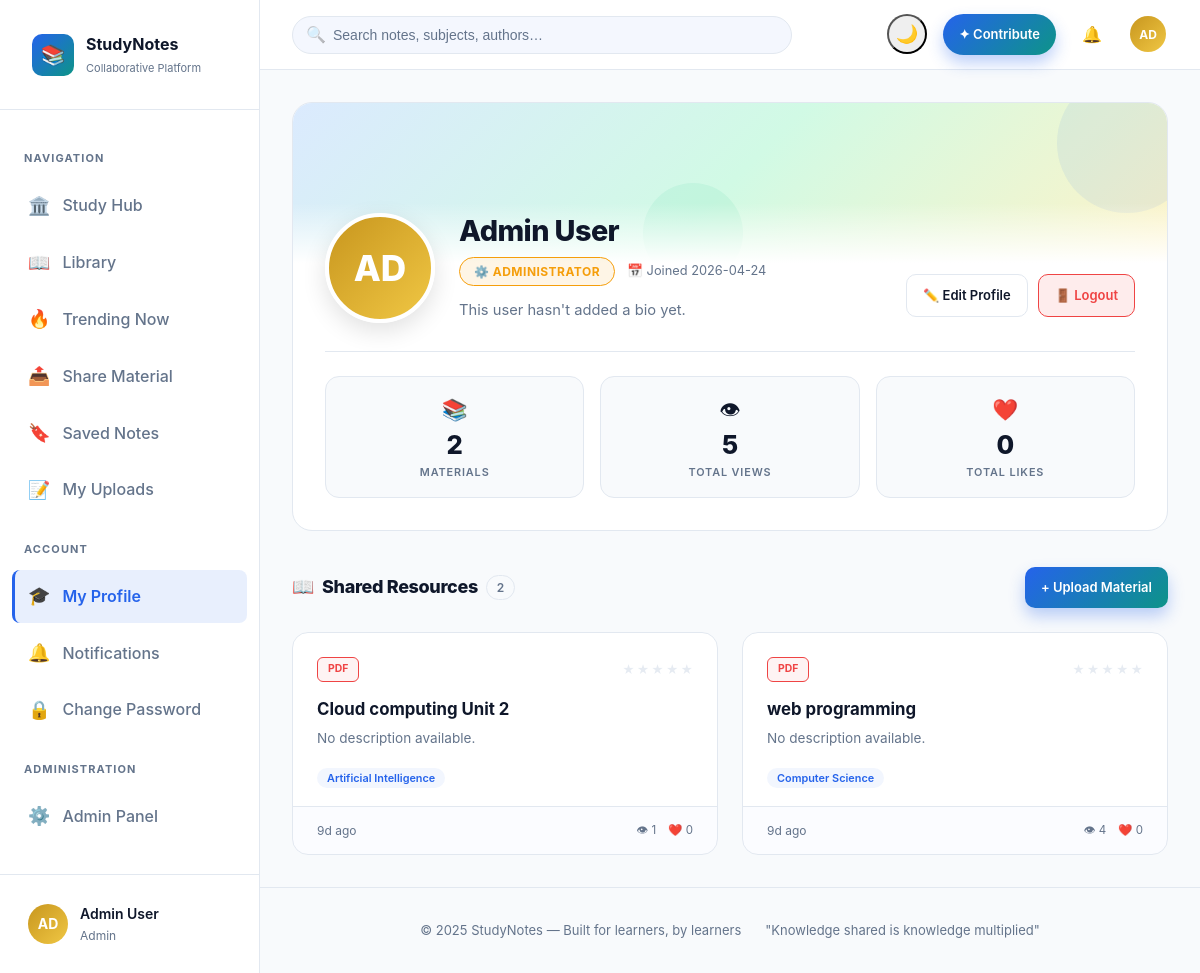
Screenshot of /profile (signed in) with the database file from the repository.
### tables this page shows
CREATE TABLE users (
    id            INTEGER PRIMARY KEY AUTOINCREMENT,
    name          TEXT    NOT NULL,
    email         TEXT    NOT NULL UNIQUE,
    password_hash TEXT    NOT NULL,
    role          TEXT    NOT NULL DEFAULT 'student',  -- 'student' | 'admin'
    bio           TEXT    DEFAULT '',
    avatar        TEXT    DEFAULT '',          -- initials used in UI
    is_blocked    INTEGER DEFAULT 0,
    last_login    TEXT    DEFAULT NULL,
    created_at    TEXT    NOT NULL DEFAULT (strftime('%Y-%m-%dT%H:%M:%S','now'))
);

CREATE TABLE notes (
    id          INTEGER PRIMARY KEY AUTOINCREMENT,
    user_id     INTEGER NOT NULL REFERENCES users(id) ON DELETE CASCADE,
    title       TEXT    NOT NULL,
    subject     TEXT    NOT NULL DEFAULT '',
    description TEXT    DEFAULT '',
    tags        TEXT    DEFAULT '',           -- comma-separated
    filename    TEXT    DEFAULT NULL,         -- saved file on disk
    file_type   TEXT    DEFAULT NULL,         -- pdf, doc, txt â€¦
    file_size   INTEGER DEFAULT 0,           -- bytes
    views       INTEGER DEFAULT 0,
    likes       INTEGER DEFAULT 0,
    downloads   INTEGER DEFAULT 0,
    is_deleted  INTEGER DEFAULT 0,
    created_at  TEXT    NOT NULL DEFAULT (strftime('%Y-%m-%dT%H:%M:%S','now'))
);

### app.py (the view)
@app.route('/profile')
@app.route('/profile/<int:user_id>')
@login_required
def profile(user_id=None):
    if user_id is None:
        user_id = session['user_id']
    user = query("SELECT * FROM users WHERE id=?", (user_id,), one=True)
    if not user:
        abort(404)
    user_notes = query(
        "SELECT n.*, "
        "(SELECT COALESCE(AVG(stars),0) FROM ratings WHERE note_id=n.id) as avg_rating "
        "FROM notes n WHERE n.user_id=? AND n.is_deleted=0 ORDER BY n.created_at DESC",
        (user_id,)
    )
    total_views = sum(n['views'] for n in user_notes)
    total_likes = sum(n['likes'] for n in user_notes)
    return render_template('profile.html',
        profile_user=user, user_notes=user_notes,
        total_views=total_views, total_likes=total_likes)

### app.py (called while the page is built)
def get_db():
    if 'db' not in g:
        g.db = sqlite3.connect(DATABASE)
        g.db.row_factory = sqlite3.Row   # dict-style rows
        g.db.execute("PRAGMA foreign_keys = ON")
        g.db.execute("PRAGMA journal_mode = WAL")
    return g.db

def query(sql, args=(), one=False):
    cur = get_db().execute(sql, args)
    rows = cur.fetchall()
    return (rows[0] if rows else None) if one else rows

def login_required(f):
    @wraps(f)
    def decorated(*args, **kwargs):
        if 'user_id' not in session:
            flash('Please sign in to continue.', 'warning')
            return redirect(url_for('login', next=request.path))
        return f(*args, **kwargs)
    return decorated

@app.context_processor
def inject_globals():
    user = None
    if 'user_id' in session:
        user = query("SELECT * FROM users WHERE id = ?", (session['user_id'],), one=True)
    notif_count = 0
    if user:
        notif_count = query(
            "SELECT COUNT(*) as c FROM notifications WHERE user_id=? AND read=0",
            (user['id'],), one=True
        )['c']
    return dict(current_user=user, notif_count=notif_count)

@app.template_filter('timeago')
def timeago_filter(dt_str):
    try:
        dt = datetime.fromisoformat(str(dt_str))
        diff = datetime.utcnow() - dt
        s = diff.total_seconds()
        if s < 60:       return 'just now'
        if s < 3600:     return f"{int(s//60)}m ago"
        if s < 86400:    return f"{int(s//3600)}h ago"
        if s < 2592000:  return f"{int(s//86400)}d ago"
        return dt.strftime('%d %b %Y')
    except Exception:
        return str(dt_str)

### templates/profile.html (shortened to what this page needs)
{% extends "base.html" %}
{% block content %}
<div class="card" style="margin-bottom: 36px; border-radius: 20px; overflow: hidden;">
  <div style="height: 160px; position: relative; overflow: hidden;">
    <div style="position: absolute; inset: 0;
                background: linear-gradient(135deg, #dbeafe 0%, #d1fae5 50%, #fef3c7 100%);"></div>
    <div style="position: absolute; top: -30px; right: -30px; width: 140px; height: 140px;
                border-radius: 50%; background: rgba(37,99,235,0.08);"></div>
    <div style="position: absolute; bottom: -20px; left: 40%; width: 100px; height: 100px;
                border-radius: 50%; background: rgba(16,185,129,0.08);"></div>
    <div style="position: absolute; bottom: 0; left: 0; right: 0; height: 60px;
                background: linear-gradient(to top, var(--clr-fg), transparent);"></div>
  </div>
  <div style="padding: 0 32px 32px;">
    <div style="display: flex; align-items: flex-end; gap: 24px; margin-top: -50px; margin-bottom: 28px; flex-wrap: wrap;">
      <div style="width: 110px; height: 110px; border-radius: 50%; display: flex; align-items: center; justify-content: center;
                  color: white; font-size: 2.2rem; font-weight: 800; flex-shrink: 0; position: relative; z-index: 2;
                  border: 4px solid var(--clr-fg);
                  background: linear-gradient(135deg, {{ '#c8961e, #f0c744' if profile_user.role=='admin' else '#2d3a8c, #4a5ba8' }});
                  box-shadow: 0 8px 24px rgba(0,0,0,0.12);">
        {{ profile_user.name[:2].upper() }}
      </div>
      <div style="flex: 1; min-width: 220px; z-index: 2;">
        <h1 style="font-size: 1.8rem; margin-bottom: 8px; color: var(--clr-text); font-weight: 800; line-height: 1.2;">
          {{ profile_user.name }}
        </h1>
        <div style="display: flex; align-items: center; gap: 12px; flex-wrap: wrap; margin-bottom: 12px;">
          <span style="display: inline-flex; align-items: center; gap: 5px; padding: 4px 14px; border-radius: 20px; font-size: 0.75rem; font-weight: 700; text-transform: uppercase; letter-spacing: 0.04em;
                       background: {{ 'rgba(245,158,11,0.1)' if profile_user.role=='admin' else 'rgba(37,99,235,0.08)' }};
                       color: {{ 'var(--clr-accent)' if profile_user.role=='admin' else 'var(--clr-primary)' }};
                       border: 1px solid currentColor;">
            {{ '⚙️' if profile_user.role=='admin' else '🎓' }}
            {{ 'Administrator' if profile_user.role=='admin' else 'Student' }}
          </span>
          <span style="display: inline-flex; align-items: center; gap: 5px; font-size: 0.8rem; color: var(--clr-text-soft);">
            📅 Joined {{ profile_user.created_at[:10] }}
          </span>
        </div>
        <p style="color: var(--clr-text-soft); font-size: 0.92rem; line-height: 1.7; max-width: 550px;">
          {{ profile_user.bio or 'This user hasn\'t added a bio yet.' }}
        </p>
      </div>
      {% if current_user and current_user.id == profile_user.id %}
      <div style="display: flex; gap: 10px; flex-shrink: 0; margin-bottom: 6px;">
        <a href="{{ url_for('edit_profile') }}" class="btn btn-s btn-sm" style="border-radius: 10px;">
          ✏️ Edit Profile
        </a>
        <a href="{{ url_for('logout') }}" class="btn btn-sm" style="border-radius: 10px; background: rgba(239, 68, 68, 0.1); color: #ef4444; border: 1px solid #ef4444; text-decoration: none;">
          🚪 Logout
        </a>
      </div>
      {% endif %}
    </div>
    <div style="display: grid; grid-template-columns: repeat(auto-fit, minmax(140px, 1fr)); gap: 16px;
                border-top: 1px solid var(--clr-border); padding-top: 24px;">
      {% for val, lbl, icon, color in [
          (user_notes|length, 'Materials', '📚', 'var(--clr-secondary)'),
          (total_views, 'Total Views', '👁', 'var(--clr-primary)'),
          (total_likes, 'Total Likes', '❤️', '#ef4444')
      ] %}
      <div style="text-align: center; padding: 16px; border-radius: 14px; background: var(--clr-bg);
                  border: 1px solid var(--clr-border); transition: all 0.25s ease;"
           onmouseover="this.style.borderColor='{{ color }}'; this.style.transform='translateY(-3px)'; this.style.boxShadow='0 8px 20px rgba(0,0,0,0.06)'"
           onmouseout="this.style.borderColor='var(--clr-border)'; this.style.transform='translateY(0)'; this.style.boxShadow='none'">
        <div style="font-size: 1.3rem; margin-bottom: 6px;">{{ icon }}</div>
        <div style="font-size: 1.6rem; font-weight: 800; color: var(--clr-text); line-height: 1;">{{ val }}</div>
        <div style="font-size: 0.68rem; color: var(--clr-text-soft); text-transform: uppercase; letter-spacing: 0.08em; margin-top: 6px; font-weight: 600;">{{ lbl }}</div>
      </div>
      {% endfor %}
    </div>
  </div>
</div>
<div class="s-hdr">
  <span class="s-tit" style="display: flex; align-items: center; gap: 8px;">
    <span style="color: var(--clr-primary);">📖</span> Shared Resources
    <span style="font-size: 0.75rem; font-weight: 600; color: var(--clr-text-soft); padding: 2px 10px; background: var(--clr-bg); border-radius: 20px; border: 1px solid var(--clr-border);">
      {{ user_notes|length }}
    </span>
  </span>
  {% if current_user and current_user.id == profile_user.id %}
  <a href="{{ url_for('upload') }}" class="btn btn-p btn-sm" style="border-radius: 10px;">+ Upload Material</a>
  {% endif %}
</div>
<div class="notes-g">
  {% for n in user_notes %}
  {% set ext = n.file_type or 'txt' %}
  {% set nc_colors = {'pdf':'#ef4444','doc':'#3b82f6','docx':'#3b82f6',
                      'txt':'#10b981','ppt':'#f59e0b','pptx':'#f59e0b',
                      'png':'#8b5cf6','jpg':'#8b5cf6'} %}
  <a class="nc" href="{{ url_for('note_detail', note_id=n.id) }}"
     style="--sc-c:{{ nc_colors.get(ext, 'var(--clr-primary)') }};">
    <div class="nc-bod">
      <div style="display: flex; justify-content: space-between; align-items: center; margin-bottom: 16px;">
        <span style="color: {{ nc_colors.get(ext, 'var(--clr-primary)') }}; font-weight: 700; font-size: 0.65rem;
                     text-transform: uppercase; border: 1.5px solid currentColor; padding: 3px 10px; border-radius: 6px;
                     background: {{ nc_colors.get(ext, 'var(--clr-primary)') }}10;">
          {{ ext.upper() }}
        </span>
        <div class="stars sm" style="opacity: 0.85;">
          {% for i in range(1,6) %}
          <span class="star {% if i <= (n.avg_rating|round|int) %}on{% endif %}">★</span>
          {% endfor %}
        </div>
      </div>
      <div class="nc-tit">{{ n.title }}</div>
      <div style="color: var(--clr-text-soft); font-size: 0.85rem; line-height: 1.6; margin-bottom: 14px;
                  display: -webkit-box; -webkit-line-clamp: 2; -webkit-box-orient: vertical; overflow: hidden;">
        {{ n.description or 'No description available.' }}
      </div>
      {% if n.subject %}
      <div style="margin-top: auto;">
        <span style="font-size: 0.68rem; color: var(--clr-primary); background: rgba(37,99,235,0.06);
                     padding: 3px 10px; border-radius: 20px; font-weight: 600;">
          {{ n.subject }}
        </span>
      </div>
      {% endif %}
    </div>
    <div class="nc-ft">
      <span style="font-size: 0.75rem; color: var(--clr-text-soft);">{{ n.created_at|timeago }}</span>
      <div style="display: flex; gap: 12px; font-size: 0.72rem; color: var(--clr-text-soft);">
        <span title="Views">👁 {{ n.views }}</span>
        <span title="Likes">❤️ {{ n.likes }}</span>
      </div>
    </div>
  </a>
  {% endfor %}
</div>
{% endblock %}

### templates/base.html (shortened to what this page needs)
<!DOCTYPE html>
<html lang="en" data-theme="light">
<head>
</head>
<body>
  {% if current_user %}
  <div class="app">
    <aside class="sidebar" id="sidebar">
      <div class="s-logo">
        <div class="s-mark">📚</div>
        <div class="s-txt">StudyNotes<small>Collaborative Platform</small></div>
      </div>
      <nav class="s-nav">
        <div class="nav-sec">Navigation</div>
        <a href="{{ url_for('index') }}" class="nav-a {% if request.endpoint == 'index' %}on{% endif %}">
          <span class="nav-ico">🏛️</span> Study Hub
        </a>
        <a href="{{ url_for('notes') }}"
          class="nav-a {% if request.endpoint in ('notes', 'note_detail', 'browse_tag') %}on{% endif %}">
          <span class="nav-ico">📖</span> Library
        </a>
        <a href="{{ url_for('trending') }}" class="nav-a {% if request.endpoint == 'trending' %}on{% endif %}">
          <span class="nav-ico">🔥</span> Trending Now
        </a>
        <a href="{{ url_for('upload') }}" class="nav-a {% if request.endpoint == 'upload' %}on{% endif %}">
          <span class="nav-ico">📤</span> Share Material
        </a>
        <a href="{{ url_for('bookmarks') }}" class="nav-a {% if request.endpoint == 'bookmarks' %}on{% endif %}">
          <span class="nav-ico">🔖</span> Saved Notes
        </a>
        <a href="{{ url_for('my_notes') }}" class="nav-a {% if request.endpoint == 'my_notes' %}on{% endif %}">
          <span class="nav-ico">📝</span> My Uploads
        </a>
        <div class="nav-sec">Account</div>
        <a href="{{ url_for('profile') }}" class="nav-a {% if request.endpoint == 'profile' %}on{% endif %}">
          <span class="nav-ico">🎓</span> My Profile
        </a>
        <a href="{{ url_for('notifications') }}"
          class="nav-a {% if request.endpoint == 'notifications' %}on{% endif %}">
          <span class="nav-ico">🔔</span> Notifications
        </a>
        <a href="{{ url_for('change_password') }}"
          class="nav-a {% if request.endpoint == 'change_password' %}on{% endif %}">
          <span class="nav-ico">🔒</span> Change Password
        </a>
        {% if current_user.role == 'admin' %}
        <div class="nav-sec">Administration</div>
        <a href="{{ url_for('admin_dashboard') }}"
          class="nav-a {% if request.endpoint == 'admin_dashboard' %}on{% endif %}">
          <span class="nav-ico">⚙️</span> Admin Panel
        </a>
        {% endif %}
        <a href="{{ url_for('logout') }}" class="nav-a">
        </a>
      </nav>
      <div class="s-foot">
        <a href="{{ url_for('profile') }}" class="s-user">
          <div class="av"
            style="background:linear-gradient(135deg, {{ '#c8961e' if current_user.role == 'admin' else '#2d3a8c' }}, {{ '#f0c744' if current_user.role == 'admin' else '#4a5ba8' }})">
            {{ current_user.name[:2].upper() }}
          </div>
          <div>
            <div class="u-nm">{{ current_user.name }}</div>
            <div class="u-rl">{{ current_user.role }}</div>
          </div>
        </a>
      </div>
    </aside>
    <div class="main">
      <header class="hdr">
        <form class="h-search" action="{{ url_for('notes') }}" method="get">
          <span class="s-ico">🔍</span>
          <input type="text" name="q" placeholder="Search notes, subjects, authors…"
            value="{{ request.args.get('q', '') }}" autocomplete="off" />
        </form>
        <div class="h-right">
          <button class="ib theme-btn" onclick="toggleTheme()" title="Toggle Theme" id="theme-btn">
          </button>
          <a href="{{ url_for('upload') }}" class="btn btn-p btn-sm">✦ Contribute</a>
          <a href="{{ url_for('notifications') }}" class="ib" title="Notifications">
            🔔
          </a>
          <a href="{{ url_for('profile') }}" class="ib" title="Profile">
            <div class="av"
              style="width:36px; height:36px; font-size:12px; background:linear-gradient(135deg, {{ '#c8961e' if current_user.role == 'admin' else '#2d3a8c' }}, {{ '#f0c744' if current_user.role == 'admin' else '#4a5ba8' }})">
              {{ current_user.name[:2].upper() }}
            </div>
          </a>
        </div>
      </header>
      <div class="page">
        {% block content %}{% endblock %}
      </div>
      <div class="page-foot">
        <span>© 2025 StudyNotes — Built for learners, by learners</span>
        <span>"Knowledge shared is knowledge multiplied"</span>
      </div>
    </div>
  </div>
  {% endif %}
</body>
</html>

### rows the page displays
users: name "AD", name "Admin User", role "Admin", role "⚙️", role "ADMINISTRATOR", created_at "2026-04-24", bio "This user hasn't added a bio yet."
notes: upper "PDF", title "Cloud computing Unit 2", description "No description available.", subject "Artificial Intelligence", created_at "9d ago", views "1", likes "0"
notes: upper "PDF", title "web programming", description "No description available.", subject "Computer Science", created_at "9d ago", views "4", likes "0"

### other values shown
{{ icon }} "📚" "👁" "❤️"
{{ val }} "2" "5" "0"
{{ lbl }} "MATERIALS" "TOTAL VIEWS" "TOTAL LIKES"
{{ user_notes|length }} "2"
